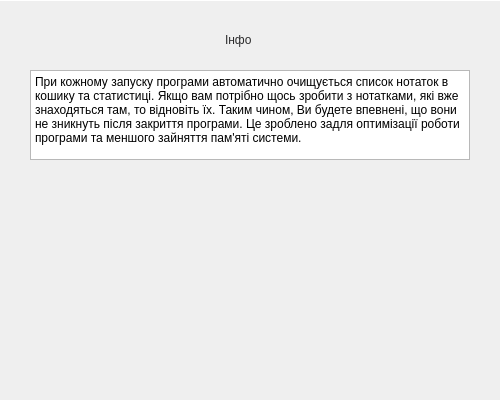
<?xml version="1.0" encoding="UTF-8"?>
<ui version="4.0">
 <class>InfoWindow</class>
 <widget class="QDialog" name="InfoWindow">
  <property name="geometry">
   <rect>
    <x>0</x>
    <y>0</y>
    <width>500</width>
    <height>400</height>
   </rect>
  </property>
  <property name="windowTitle">
   <string>Інфо</string>
  </property>
  <widget class="QTextBrowser" name="textBrowser">
   <property name="geometry">
    <rect>
     <x>30</x>
     <y>70</y>
     <width>440</width>
     <height>90</height>
    </rect>
   </property>
   <property name="styleSheet">
    <string notr="true">background-color: #none;
font: 11pt 'Britannic Bold';
border-color: rgb(197, 199, 203);</string>
   </property>
   <property name="html">
    <string>&lt;!DOCTYPE HTML PUBLIC &quot;-//W3C//DTD HTML 4.0//EN&quot; &quot;http://www.w3.org/TR/REC-html40/strict.dtd&quot;&gt;
&lt;html&gt;&lt;head&gt;&lt;meta name=&quot;qrichtext&quot; content=&quot;1&quot; /&gt;&lt;meta charset=&quot;utf-8&quot; /&gt;&lt;style type=&quot;text/css&quot;&gt;
p, li { white-space: pre-wrap; }
hr { height: 1px; border-width: 0; }
li.unchecked::marker { content: &quot;\2610&quot;; }
li.checked::marker { content: &quot;\2612&quot;; }
&lt;/style&gt;&lt;/head&gt;&lt;body style=&quot; font-family:'Segoe UI'; font-size:9pt; font-weight:400; font-style:normal;&quot;&gt;
&lt;p style=&quot; margin-top:0px; margin-bottom:0px; margin-left:0px; margin-right:0px; -qt-block-indent:0; text-indent:0px;&quot;&gt;При кожному запуску програми автоматично очищується список нотаток в кошику та статистиці. Якщо вам потрібно щось зробити з нотатками, які вже знаходяться там, то відновіть їх. Таким чином, Ви будете впевнені, що вони не зникнуть після закриття програми. Це зроблено задля оптимізації роботи програми та меншого зайняття пам'яті системи.&lt;/p&gt;&lt;/body&gt;&lt;/html&gt;</string>
   </property>
  </widget>
  <widget class="QLabel" name="label">
   <property name="geometry">
    <rect>
     <x>225</x>
     <y>30</y>
     <width>50</width>
     <height>20</height>
    </rect>
   </property>
   <property name="styleSheet">
    <string notr="true">
border: none;
font: 16pt &quot;Britannic Bold&quot;;
color: rgb(43, 43, 44);</string>
   </property>
   <property name="text">
    <string>Інфо</string>
   </property>
  </widget>
  <widget class="Line" name="line">
   <property name="geometry">
    <rect>
     <x>0</x>
     <y>-10</y>
     <width>2051</width>
     <height>21</height>
    </rect>
   </property>
   <property name="orientation">
    <enum>Qt::Horizontal</enum>
   </property>
  </widget>
 </widget>
 <resources/>
 <connections/>
</ui>
